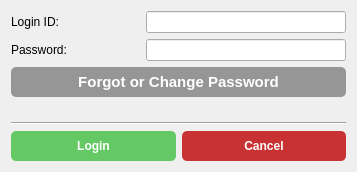
<?xml version="1.0" encoding="UTF-8"?>
<ui version="4.0">
 <class>SettingsMenuForm</class>
 <widget class="QWidget" name="SettingsMenuForm">
  <property name="geometry">
   <rect>
    <x>0</x>
    <y>0</y>
    <width>357</width>
    <height>170</height>
   </rect>
  </property>
  <property name="windowTitle">
   <string>Login Panel</string>
  </property>
  <layout class="QVBoxLayout" name="verticalLayout">
   <item>
    <layout class="QHBoxLayout" name="horizontalLayout">
     <item>
      <widget class="QLabel" name="label">
       <property name="text">
        <string>Login ID:</string>
       </property>
      </widget>
     </item>
     <item>
      <spacer name="horizontalSpacer">
       <property name="orientation">
        <enum>Qt::Horizontal</enum>
       </property>
       <property name="sizeHint" stdset="0">
        <size>
         <width>40</width>
         <height>20</height>
        </size>
       </property>
      </spacer>
     </item>
     <item>
      <widget class="QLineEdit" name="lineLoginPanel_LoginID">
       <property name="minimumSize">
        <size>
         <width>200</width>
         <height>0</height>
        </size>
       </property>
      </widget>
     </item>
    </layout>
   </item>
   <item>
    <layout class="QHBoxLayout" name="horizontalLayout_2">
     <item>
      <widget class="QLabel" name="label_2">
       <property name="text">
        <string>Password:</string>
       </property>
      </widget>
     </item>
     <item>
      <spacer name="horizontalSpacer_2">
       <property name="orientation">
        <enum>Qt::Horizontal</enum>
       </property>
       <property name="sizeHint" stdset="0">
        <size>
         <width>40</width>
         <height>20</height>
        </size>
       </property>
      </spacer>
     </item>
     <item>
      <widget class="QLineEdit" name="lineLoginPanel_Password">
       <property name="minimumSize">
        <size>
         <width>200</width>
         <height>0</height>
        </size>
       </property>
       <property name="text">
        <string/>
       </property>
       <property name="echoMode">
        <enum>QLineEdit::Password</enum>
       </property>
       <property name="placeholderText">
        <string/>
       </property>
      </widget>
     </item>
    </layout>
   </item>
   <item>
    <widget class="QPushButton" name="buttonLoginPanel_ForgotPassword">
     <property name="minimumSize">
      <size>
       <width>0</width>
       <height>30</height>
      </size>
     </property>
     <property name="font">
      <font>
       <family>Segoe UI</family>
       <pointsize>11</pointsize>
       <weight>75</weight>
       <italic>false</italic>
       <bold>true</bold>
      </font>
     </property>
     <property name="styleSheet">
      <string notr="true">QPushButton{	
background-color : rgb(150, 150, 150);
color:rgb(255, 255, 255);
font: 11pt &quot;Segoe UI&quot;;
font: bold;
border-radius: 5px;}

QPushButton::pressed{background-color :rgb(50, 50,50);}</string>
     </property>
     <property name="text">
      <string>Forgot or Change Password</string>
     </property>
    </widget>
   </item>
   <item alignment="Qt::AlignHCenter">
    <widget class="QLabel" name="wrong_password">
     <property name="minimumSize">
      <size>
       <width>84</width>
       <height>13</height>
      </size>
     </property>
     <property name="styleSheet">
      <string notr="true"/>
     </property>
     <property name="lineWidth">
      <number>1</number>
     </property>
     <property name="midLineWidth">
      <number>-1</number>
     </property>
     <property name="text">
      <string/>
     </property>
    </widget>
   </item>
   <item>
    <widget class="Line" name="line">
     <property name="orientation">
      <enum>Qt::Horizontal</enum>
     </property>
    </widget>
   </item>
   <item>
    <layout class="QHBoxLayout" name="horizontalLayout_3">
     <item>
      <widget class="QPushButton" name="buttonLoginPanel_OK">
       <property name="minimumSize">
        <size>
         <width>0</width>
         <height>30</height>
        </size>
       </property>
       <property name="styleSheet">
        <string notr="true">QPushButton{	
background-color : rgb(100, 200, 100);
color:rgb(255, 255, 255);
font: 11pt &quot;Segoe UI&quot;;
font: bold;
border-radius: 5px;}

QPushButton::pressed{background-color :rgb(50, 50,50);}</string>
       </property>
       <property name="text">
        <string>Login</string>
       </property>
      </widget>
     </item>
     <item>
      <widget class="QPushButton" name="buttonLoginPanel_Cancel">
       <property name="minimumSize">
        <size>
         <width>0</width>
         <height>30</height>
        </size>
       </property>
       <property name="styleSheet">
        <string notr="true">QPushButton{	
background-color : rgb(200, 50, 50);
color:rgb(255, 255, 255);
font: 11pt &quot;Segoe UI&quot;;
font: bold;
border-radius: 5px;}

QPushButton::pressed{background-color :rgb(50, 50,50);}</string>
       </property>
       <property name="text">
        <string>Cancel</string>
       </property>
      </widget>
     </item>
    </layout>
   </item>
  </layout>
 </widget>
 <resources/>
 <connections/>
</ui>
